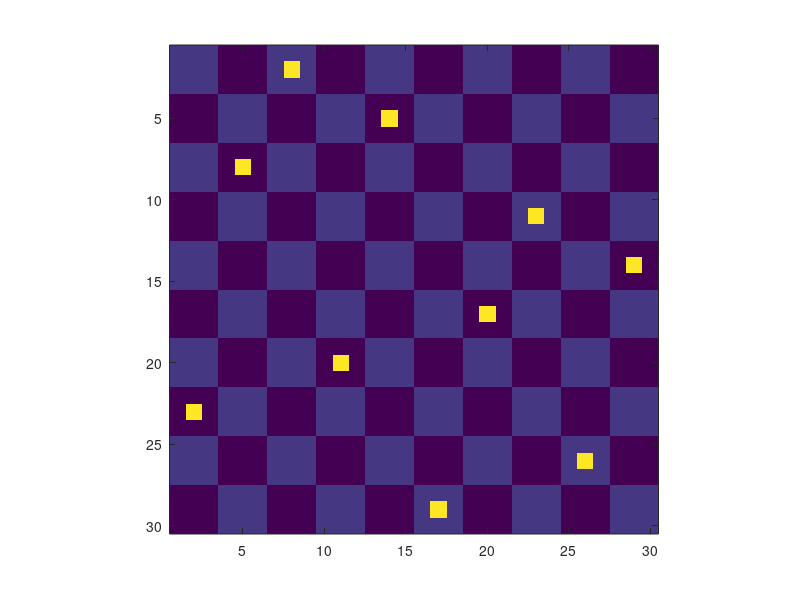

Write the MATLAB code that produced this figure.
clf;clear;

%computes a number that is >0 if there are collisions
function c=numColl(P)
   N=length(P);
   Plus=zeros(1,2*N);
   Minus=zeros(1,2*N);
   for i=1:N
      Plus(i+P(i))=Plus(i+P(i))+1;
      Minus(i-P(i)+N)=Minus(i-P(i)+N)+1;
   end
   c=sum(Plus>1)+sum(Minus>1);
end

N=10;
while true
   Q=randperm(N);
   if numColl(Q)==0
      break;
   end
end


% plotting the result
unit=[ones(3,3),zeros(3,3);zeros(3,3),ones(3,3)];
T=repmat(unit,N/2,N/2);
X=zeros(3,3);X(2,2)=6;
for i=1:N
   ii=(i-1)*3;
   jj=(Q(i)-1)*3;
   T(ii+1:ii+3,jj+1:jj+3)=max(X,T(ii+1:ii+3,jj+1:jj+3));
end

imagesc(T);
axis square;